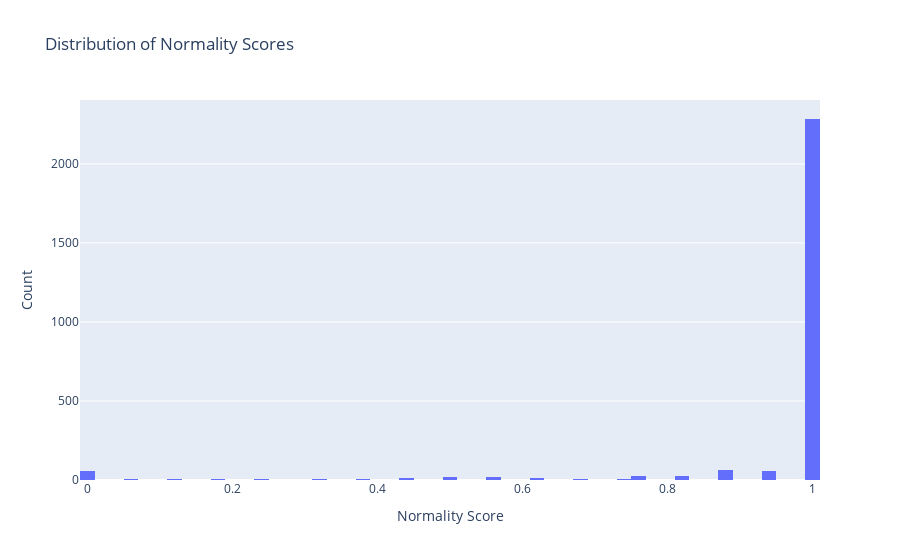

Write notebook code for a chart like this one.
### Code cell
# Plot distribution of normality scores as scatter plot
fig = go.Figure()
fig.add_trace(go.Histogram(x=scores, nbinsx=100, name='Normality Scores'))
fig.update_layout(title='Distribution of Normality Scores', xaxis_title='Normality Score', yaxis_title='Count')
fig.show()

### Figure 1 — Plotly figure (JSON) as saved in the notebook; plotly's stock layout.template omitted (floating-point values rounded to 4 significant figures; data arrays with more than 128 entries replaced by an {"elided": "..."} marker saying what was removed)
{"data": [{"name": "Normality Scores", "nbinsx": 100, "type": "histogram", "x": {"elided": "2632 float values"}}], "layout": {"title": {"text": "Distribution of Normality Scores"}, "xaxis": {"title": {"text": "Normality Score"}}, "yaxis": {"title": {"text": "Count"}}}}
